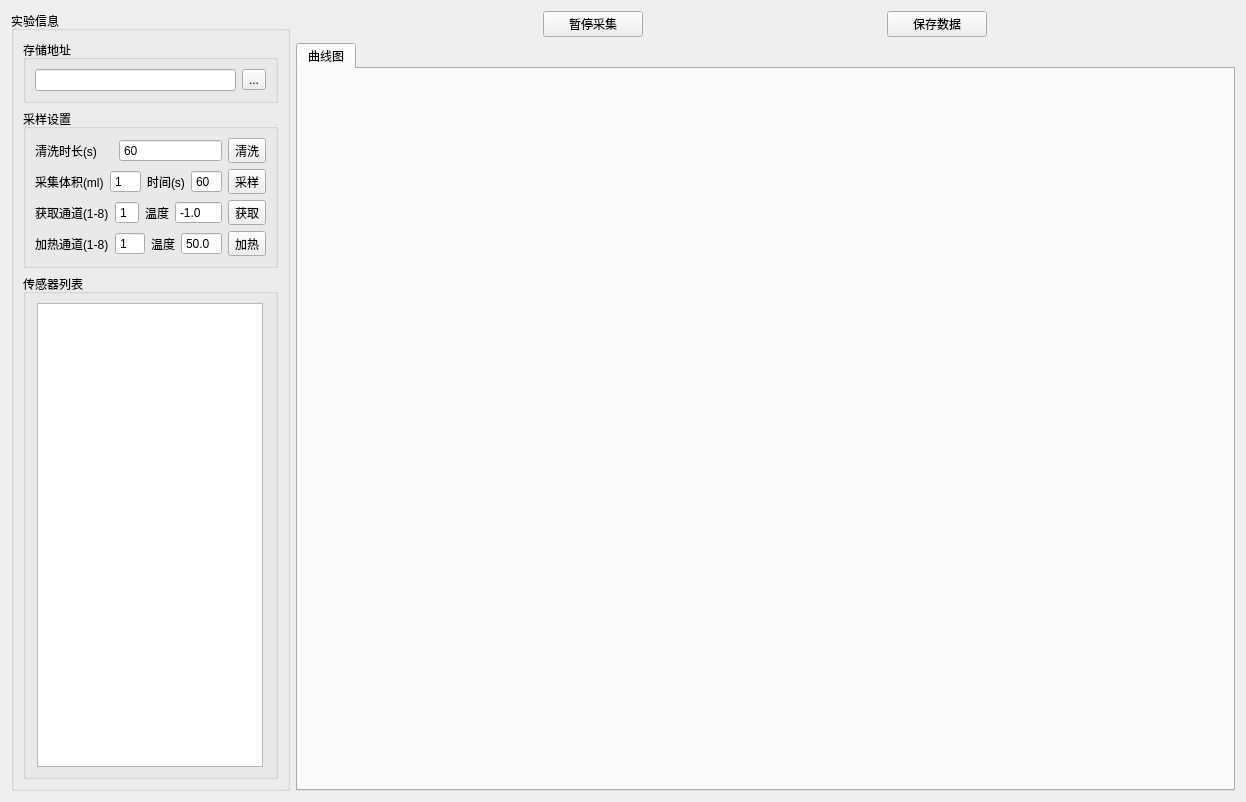
<?xml version="1.0" encoding="UTF-8"?>
<ui version="4.0">
 <class>Gragh_show</class>
 <widget class="QWidget" name="Gragh_show">
  <property name="geometry">
   <rect>
    <x>0</x>
    <y>0</y>
    <width>1246</width>
    <height>802</height>
   </rect>
  </property>
  <property name="windowTitle">
   <string>Form</string>
  </property>
  <layout class="QHBoxLayout" name="horizontalLayout_3">
   <item>
    <layout class="QGridLayout" name="gridLayout" rowstretch="0,0" columnstretch="1,4">
     <item row="0" column="0" rowspan="2">
      <widget class="QGroupBox" name="groupBox">
       <property name="font">
        <font>
         <weight>50</weight>
         <bold>false</bold>
        </font>
       </property>
       <property name="title">
        <string>实验信息</string>
       </property>
       <property name="flat">
        <bool>false</bool>
       </property>
       <property name="checkable">
        <bool>false</bool>
       </property>
       <layout class="QVBoxLayout" name="verticalLayout" stretch="1,3,10">
        <item>
         <widget class="QGroupBox" name="groupBox_2">
          <property name="title">
           <string>存储地址</string>
          </property>
          <layout class="QHBoxLayout" name="horizontalLayout_2">
           <item>
            <widget class="QLineEdit" name="Folder_lineEdit"/>
           </item>
           <item>
            <widget class="QToolButton" name="Folder_Button">
             <property name="text">
              <string>...</string>
             </property>
            </widget>
           </item>
          </layout>
         </widget>
        </item>
        <item>
         <widget class="QGroupBox" name="groupBox_3">
          <property name="title">
           <string>采样设置</string>
          </property>
          <layout class="QVBoxLayout" name="verticalLayout_2">
           <item>
            <layout class="QHBoxLayout" name="horizontalLayout_7" stretch="3,4,0">
             <item>
              <widget class="QLabel" name="label_2">
               <property name="layoutDirection">
                <enum>Qt::LeftToRight</enum>
               </property>
               <property name="text">
                <string>清洗时长(s)</string>
               </property>
              </widget>
             </item>
             <item>
              <widget class="QSpinBox" name="Cleartime_spinBox">
               <property name="focusPolicy">
                <enum>Qt::WheelFocus</enum>
               </property>
               <property name="buttonSymbols">
                <enum>QAbstractSpinBox::NoButtons</enum>
               </property>
               <property name="maximum">
                <number>256</number>
               </property>
               <property name="value">
                <number>60</number>
               </property>
              </widget>
             </item>
             <item>
              <widget class="QToolButton" name="Dataclear_Button">
               <property name="text">
                <string>清洗</string>
               </property>
              </widget>
             </item>
            </layout>
           </item>
           <item>
            <layout class="QHBoxLayout" name="horizontalLayout_6" stretch="0,0,0,2,0">
             <item>
              <widget class="QLabel" name="label_10">
               <property name="layoutDirection">
                <enum>Qt::LeftToRight</enum>
               </property>
               <property name="text">
                <string>采集体积(ml)</string>
               </property>
              </widget>
             </item>
             <item>
              <widget class="QSpinBox" name="Volum_spinBox">
               <property name="buttonSymbols">
                <enum>QAbstractSpinBox::NoButtons</enum>
               </property>
               <property name="minimum">
                <number>0</number>
               </property>
               <property name="maximum">
                <number>256</number>
               </property>
               <property name="value">
                <number>1</number>
               </property>
               <property name="displayIntegerBase">
                <number>10</number>
               </property>
              </widget>
             </item>
             <item>
              <widget class="QLabel" name="label_9">
               <property name="layoutDirection">
                <enum>Qt::LeftToRight</enum>
               </property>
               <property name="text">
                <string>时间(s)</string>
               </property>
              </widget>
             </item>
             <item>
              <widget class="QSpinBox" name="Inputtime_spinBox">
               <property name="buttonSymbols">
                <enum>QAbstractSpinBox::NoButtons</enum>
               </property>
               <property name="maximum">
                <number>256</number>
               </property>
               <property name="value">
                <number>60</number>
               </property>
              </widget>
             </item>
             <item>
              <widget class="QToolButton" name="Collectbegin_Button">
               <property name="text">
                <string>采样</string>
               </property>
              </widget>
             </item>
            </layout>
           </item>
           <item>
            <layout class="QHBoxLayout" name="horizontalLayout_4" stretch="2,1,1,2,1">
             <item>
              <widget class="QLabel" name="label_5">
               <property name="layoutDirection">
                <enum>Qt::LeftToRight</enum>
               </property>
               <property name="text">
                <string>获取通道(1-8)</string>
               </property>
              </widget>
             </item>
             <item>
              <widget class="QSpinBox" name="Getchannel_spinBox">
               <property name="buttonSymbols">
                <enum>QAbstractSpinBox::NoButtons</enum>
               </property>
               <property name="minimum">
                <number>1</number>
               </property>
               <property name="maximum">
                <number>8</number>
               </property>
               <property name="value">
                <number>1</number>
               </property>
               <property name="displayIntegerBase">
                <number>10</number>
               </property>
              </widget>
             </item>
             <item>
              <widget class="QLabel" name="label_7">
               <property name="layoutDirection">
                <enum>Qt::LeftToRight</enum>
               </property>
               <property name="text">
                <string>温度</string>
               </property>
              </widget>
             </item>
             <item>
              <widget class="QDoubleSpinBox" name="Gettep_spinBox">
               <property name="buttonSymbols">
                <enum>QAbstractSpinBox::NoButtons</enum>
               </property>
               <property name="decimals">
                <number>1</number>
               </property>
               <property name="minimum">
                <double>-1.000000000000000</double>
               </property>
               <property name="value">
                <double>-1.000000000000000</double>
               </property>
              </widget>
             </item>
             <item>
              <widget class="QToolButton" name="Gettep_Button">
               <property name="text">
                <string>获取</string>
               </property>
              </widget>
             </item>
            </layout>
           </item>
           <item>
            <layout class="QHBoxLayout" name="horizontalLayout_8" stretch="2,1,0,0,0">
             <item>
              <widget class="QLabel" name="label_6">
               <property name="layoutDirection">
                <enum>Qt::LeftToRight</enum>
               </property>
               <property name="text">
                <string>加热通道(1-8)</string>
               </property>
              </widget>
             </item>
             <item>
              <widget class="QSpinBox" name="Heatchannel_spinBox">
               <property name="buttonSymbols">
                <enum>QAbstractSpinBox::NoButtons</enum>
               </property>
               <property name="minimum">
                <number>1</number>
               </property>
               <property name="maximum">
                <number>8</number>
               </property>
               <property name="value">
                <number>1</number>
               </property>
               <property name="displayIntegerBase">
                <number>10</number>
               </property>
              </widget>
             </item>
             <item>
              <widget class="QLabel" name="label_8">
               <property name="layoutDirection">
                <enum>Qt::LeftToRight</enum>
               </property>
               <property name="text">
                <string>温度</string>
               </property>
              </widget>
             </item>
             <item>
              <widget class="QDoubleSpinBox" name="Heattep_SpinBox_2">
               <property name="buttonSymbols">
                <enum>QAbstractSpinBox::NoButtons</enum>
               </property>
               <property name="decimals">
                <number>1</number>
               </property>
               <property name="minimum">
                <double>-1.000000000000000</double>
               </property>
               <property name="value">
                <double>50.000000000000000</double>
               </property>
              </widget>
             </item>
             <item>
              <widget class="QToolButton" name="Heat_Button">
               <property name="text">
                <string>加热</string>
               </property>
              </widget>
             </item>
            </layout>
           </item>
          </layout>
         </widget>
        </item>
        <item>
         <widget class="QGroupBox" name="groupBox_4">
          <property name="title">
           <string>传感器列表</string>
          </property>
          <layout class="QGridLayout" name="gridLayout_2">
           <item row="0" column="0">
            <widget class="QTableView" name="Senser_stableView">
             <property name="minimumSize">
              <size>
               <width>226</width>
               <height>0</height>
              </size>
             </property>
             <property name="maximumSize">
              <size>
               <width>226</width>
               <height>16777215</height>
              </size>
             </property>
            </widget>
           </item>
          </layout>
         </widget>
        </item>
       </layout>
      </widget>
     </item>
     <item row="0" column="1">
      <widget class="QWidget" name="widget" native="true">
       <layout class="QHBoxLayout" name="horizontalLayout">
        <property name="topMargin">
         <number>0</number>
        </property>
        <property name="bottomMargin">
         <number>0</number>
        </property>
        <item>
         <widget class="QPushButton" name="Pause_Button">
          <property name="maximumSize">
           <size>
            <width>100</width>
            <height>32</height>
           </size>
          </property>
          <property name="text">
           <string>暂停采集</string>
          </property>
         </widget>
        </item>
        <item>
         <widget class="QPushButton" name="Save_Button">
          <property name="maximumSize">
           <size>
            <width>100</width>
            <height>32</height>
           </size>
          </property>
          <property name="text">
           <string>保存数据</string>
          </property>
         </widget>
        </item>
       </layout>
      </widget>
     </item>
     <item row="1" column="1">
      <widget class="QTabWidget" name="tabWidget">
       <property name="currentIndex">
        <number>0</number>
       </property>
       <widget class="QWidget" name="Line_Show">
        <attribute name="title">
         <string>曲线图</string>
        </attribute>
        <layout class="QGridLayout" name="gridLayout_5">
         <item row="0" column="0">
          <layout class="QVBoxLayout" name="Linegragh_Layout"/>
         </item>
        </layout>
       </widget>
      </widget>
     </item>
    </layout>
   </item>
  </layout>
 </widget>
 <resources>
  <include location="../images/icon.qrc"/>
 </resources>
 <connections/>
</ui>
